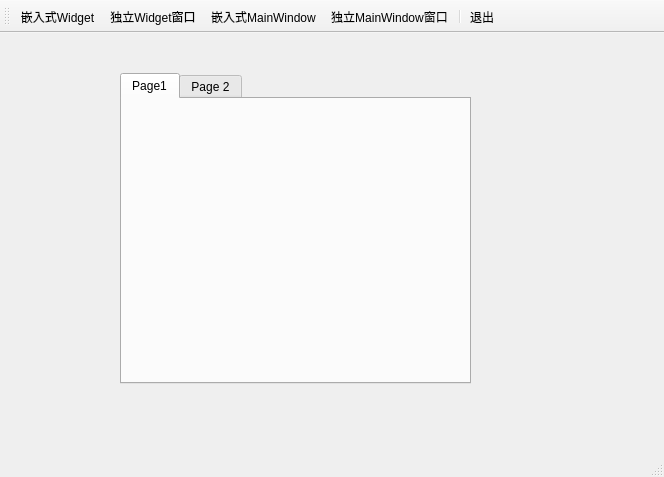
<?xml version="1.0" encoding="UTF-8"?>
<ui version="4.0">
 <class>MainWindow</class>
 <widget class="QMainWindow" name="MainWindow">
  <property name="geometry">
   <rect>
    <x>0</x>
    <y>0</y>
    <width>664</width>
    <height>477</height>
   </rect>
  </property>
  <property name="windowTitle">
   <string>MainWindow</string>
  </property>
  <widget class="QWidget" name="centralwidget">
   <widget class="QTabWidget" name="tabWidget">
    <property name="geometry">
     <rect>
      <x>120</x>
      <y>40</y>
      <width>351</width>
      <height>311</height>
     </rect>
    </property>
    <property name="currentIndex">
     <number>0</number>
    </property>
    <widget class="QWidget" name="tab">
     <attribute name="title">
      <string>Page1</string>
     </attribute>
    </widget>
    <widget class="QWidget" name="tab_2">
     <attribute name="title">
      <string>Page 2</string>
     </attribute>
    </widget>
   </widget>
  </widget>
  <widget class="QStatusBar" name="statusbar"/>
  <widget class="QToolBar" name="toolBar">
   <property name="windowTitle">
    <string>toolBar</string>
   </property>
   <attribute name="toolBarArea">
    <enum>TopToolBarArea</enum>
   </attribute>
   <attribute name="toolBarBreak">
    <bool>false</bool>
   </attribute>
   <addaction name="action_Embedded_Widget"/>
   <addaction name="action_Indepent_Widget"/>
   <addaction name="action_Embedded_MainWindow"/>
   <addaction name="action_Independ_MainWindow"/>
   <addaction name="separator"/>
   <addaction name="action_Quit"/>
  </widget>
  <action name="action_Embedded_Widget">
   <property name="text">
    <string>嵌入式Widget</string>
   </property>
   <property name="toolTip">
    <string>嵌入式Widget</string>
   </property>
   <property name="menuRole">
    <enum>QAction::NoRole</enum>
   </property>
  </action>
  <action name="action_Indepent_Widget">
   <property name="text">
    <string>独立Widget窗口</string>
   </property>
   <property name="toolTip">
    <string>独立Widget窗口</string>
   </property>
   <property name="menuRole">
    <enum>QAction::NoRole</enum>
   </property>
  </action>
  <action name="action_Embedded_MainWindow">
   <property name="text">
    <string>嵌入式MainWindow</string>
   </property>
   <property name="toolTip">
    <string>嵌入式MainWindow</string>
   </property>
   <property name="menuRole">
    <enum>QAction::NoRole</enum>
   </property>
  </action>
  <action name="action_Independ_MainWindow">
   <property name="text">
    <string>独立MainWindow窗口</string>
   </property>
   <property name="toolTip">
    <string>独立MainWindow窗口</string>
   </property>
   <property name="menuRole">
    <enum>QAction::NoRole</enum>
   </property>
  </action>
  <action name="action_Quit">
   <property name="text">
    <string>退出</string>
   </property>
   <property name="toolTip">
    <string>退出</string>
   </property>
   <property name="menuRole">
    <enum>QAction::NoRole</enum>
   </property>
  </action>
 </widget>
 <resources/>
 <connections>
  <connection>
   <sender>action_Quit</sender>
   <signal>triggered()</signal>
   <receiver>MainWindow</receiver>
   <slot>close()</slot>
   <hints>
    <hint type="sourcelabel">
     <x>-1</x>
     <y>-1</y>
    </hint>
    <hint type="destinationlabel">
     <x>331</x>
     <y>238</y>
    </hint>
   </hints>
  </connection>
 </connections>
</ui>
